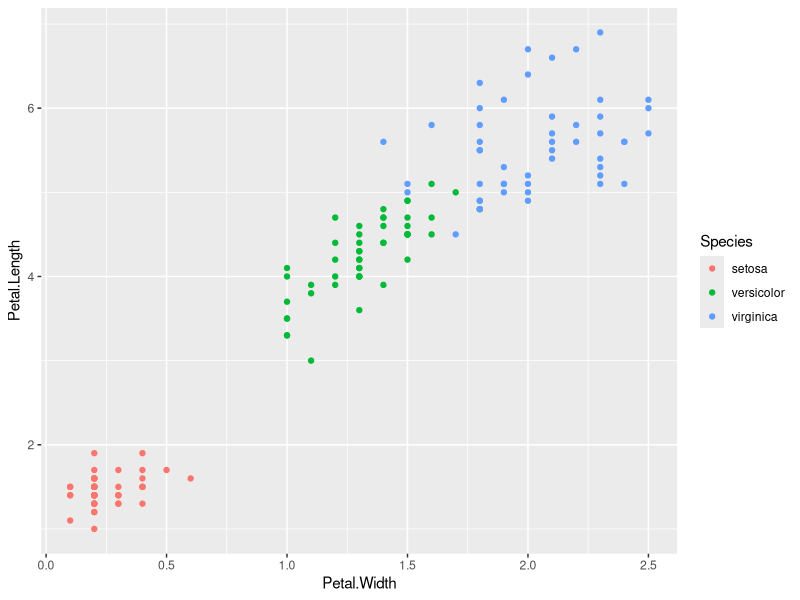

The R script that drew this image:
## ---- chunk 1
knitr::opts_chunk$set(comment = NA)
library(dplyr)
## ---- chunk 2
# let's first remind ourselves what the iris dataset looks like
tbl_df(iris)
# now let's compute the mean petal length
summarise(iris, mean(Petal.Length))
## ---- chunk 3
mean(iris$Petal.Length)
## ---- chunk 4
summarise(iris, average = mean(Petal.Length), standard_deviation = sd(Petal.Length))
## ---- chunk 5
summarise(iris, correlation = cor(Petal.Width, Petal.Length))
## ---- chunk 6
summarise_each(iris, funs(mean))
## ---- chunk 7
summarise_each(iris, funs(mean), Petal.Length, Petal.Width)
## ---- chunk 8
summarise_each(iris, funs(mean), -Species)
## ---- chunk 9
mutate_each(iris, funs(. * 10), -Species) %>% tbl_df
## ---- chunk 10
# to show rounding in action let's read in a cleaned version of the patient dataset
patients <- read.delim("patient-data-cleaned.txt", stringsAsFactors = FALSE) %>% tbl_df
patients
# now let's round the patient's weight and height to 1 decimal place
patients %>% mutate_each(funs(round(., digits = 1)), Height, Weight)
## ---- chunk 11
iris %>% group_by(Species) %>% summarise(Average.Petal.Length = mean(Petal.Length))
## ---- chunk 12
iris %>% group_by(Species) %>% summarise(n(), mean(Petal.Length), sd(Petal.Length))
## ---- chunk 13
iris %>%
  group_by(Species) %>%
  summarise(
    N = n(),
    `Average petal length` = mean(Petal.Length),
    `Standard deviation petal length` = sd(Petal.Length)
  ) %>%
  mutate_each(funs(signif(., digits = 2)), `Average petal length`, `Standard deviation petal length`)
## ---- chunk 14
count(iris, Species)
## ---- chunk 15
iris %>% group_by(Species) %>% summarise_each(funs(mean))
## ---- chunk 16
iris %>% group_by(Species) %>% summarise(correlation = cor(Petal.Width, Petal.Length))
## ---- chunk 17
library(ggplot2)
qplot(Petal.Width, Petal.Length, data = iris, colour = Species)
## ---- chunk 18
# first let's take a look at the class of the iris data frame
class(iris)
# now we'll create a grouped version with group_by and look at its class
iris_grouped <- group_by(iris, Species)
class(iris_grouped)
# the groups function lets us see the groups
groups(iris_grouped)
# the ungroup function removes the grouping
iris_ungrouped <- ungroup(iris_grouped)
class(iris_ungrouped)
groups(iris_ungrouped)
## ---- chunk 19
# let's create some data frames that we can join
df1 <- data_frame(
  name = c("Matt", "Mark", "Tom"),
  home = c("Harston", "Histon", "London"),
  institute = c("CRUK-CI", "CRUK-CI", "MRC-CSC")
)
df2 <- data_frame(
  name = c("Matt", "Mark", "Jane"),
  colour = c("blue", "green", "cerise")
)
## ---- chunk 20
df1
df2
left_join(df1, df2, by = "name")
## ---- chunk 21
right_join(df1, df2, by = "name")
## ---- chunk 22
inner_join(df1, df2, by = "name")
## ---- chunk 23
full_join(df1, df2, by = "name")
## ---- chunk 24
df1 <- data_frame(
  name = c("Matt", "Mark", "Mark", "Tom"),
  home = c("Harston", "Histon", "Hardwick", "London"),
  institute = c("CRUK-CI", "CRUK-CI", "IPH", "MRC-CSC")
)
df2 <- data_frame(
  name = c("Matt", "Mark", "Mark", "Jane"),
  colour = c("blue", "yellow", "green", "cerise")
)
left_join(df1, df2, by = "name")
## ---- chunk 25
# let's create some data frames that we can join
df1 <- data_frame(
  name = c("Matt", "Mark", "Mark", "Tom"),
  home = c("Harston", "Hardwick", "Histon", "London"),
  institute = c("CRUK-CI", "IPH", "CRUK-CI", "MRC-CSC")
)
df2 <- data_frame(
  name = c("Matt", "Mark", "Mark", "Jane"),
  institute = c("CRUK-CI", "IPH", "CRUK-CI", "MRC-CSC"),
  colour = c("blue", "yellow", "green", "cerise")
)
left_join(df1, df2, by = c("name", "institute"))
## ---- chunk 26
# semi_join returns all rows from the first table where there are matches in the other table
semi_join(df1, df2, by = "name")
## ---- chunk 27
# anti_join returns all rows where there is no match in the other table
anti_join(df1, df2, by = "name")
## ---- chunk 28
diabetes <- read.delim("diabetes.txt", stringsAsFactors = FALSE) %>% tbl_df
diabetes
## ---- chunk 29
diabetes %>%
  group_by(ID) %>%
  summarise(Measurements = n(), LastMeasurement = last(Date)) %>%
  right_join(patients, by = "ID")
